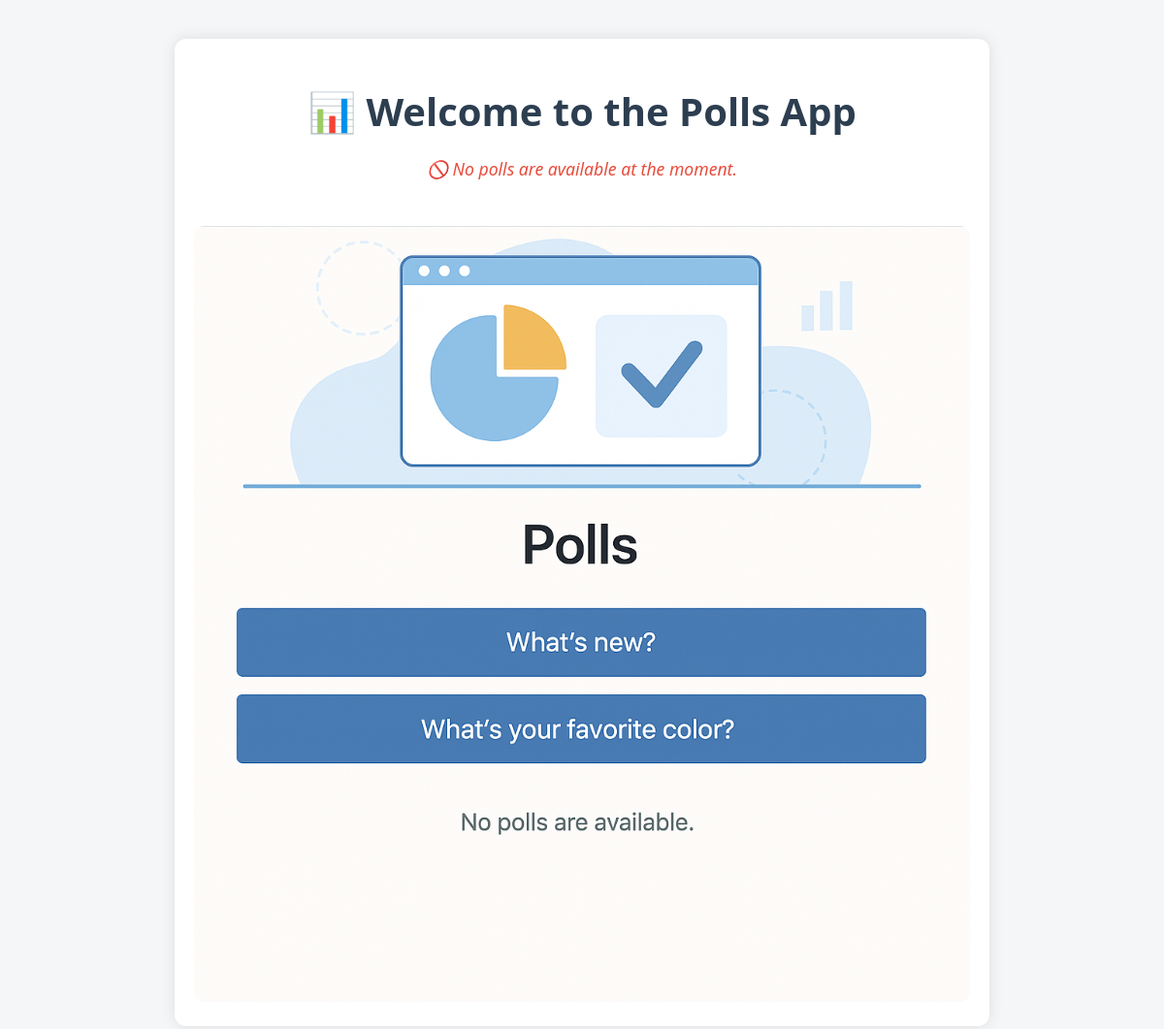
/polls/, run on an earlier commit of the app's database.
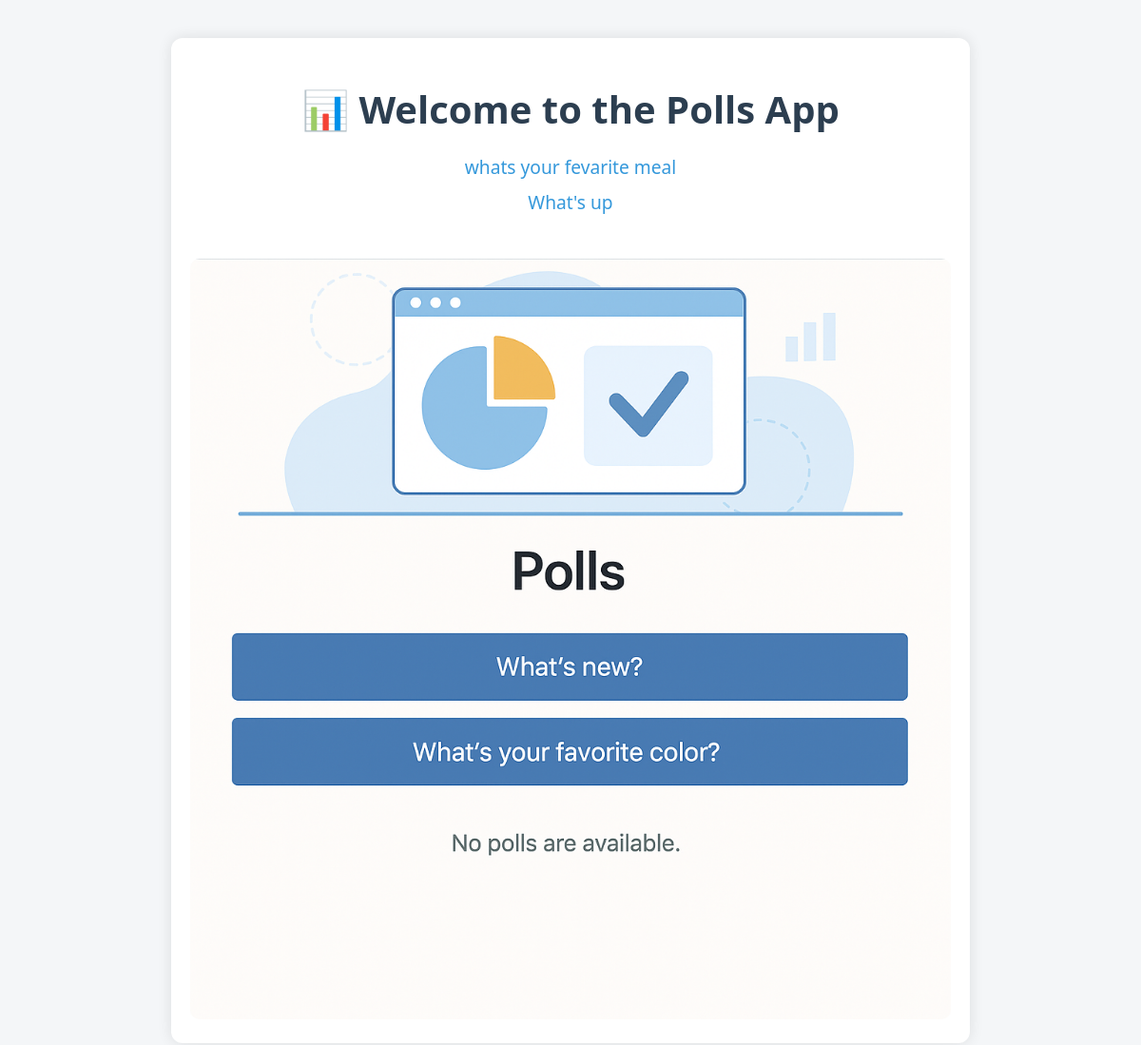
And on a later commit of the database.
### polls/models.py (models this page shows, shortened)
class Question(models.Model):
    question_text = models.CharField(max_length=200)
    pub_date = models.DateTimeField('date published')

### polls/views.py (the view)
# urls.py: path("", views.index, name="index"),
def index(request):
    latest_question_list = Question.objects.order_by("-pub_date")[:5]
    return render(request, "polls/index.html", {
        "latest_question_list": latest_question_list,
    })

### polls/templates/polls/index.html (shortened to what this page needs)
{% load static %}
<!DOCTYPE html>
<html lang="en">
<head>
    <link rel="stylesheet" href="{% static 'polls/style.css' %}">
</head>
<body>
    <div class="container">
        <h1>📊 Welcome to the Polls App</h1>
        {% if latest_question_list %}
            <ul class="question-list">
                {% for question in latest_question_list %}
                   <li>
                       <a href="{% url 'polls:detail' question.id %}">
                           {{ question.question_text }}
                       </a>
                   </li>
                {% endfor %}
            </ul>
        {% else %}
            <p class="no-polls">🚫 No polls are available at the moment.</p>
        {% endif %}
        <img src="{% static 'polls/images/polls_banner.jpg' %}" alt="Polls Banner" class="banner">
    </div>
</body>
</html>

### polls/static/polls/style.css (style rules this page uses)
body { font-family: 'Segoe UI', Tahoma, Geneva, Verdana, sans-serif; background-color: #f4f6f8; margin: 0; padding: 0; }
.container { max-width: 800px; margin: 40px auto; padding: 20px; background: white; box-shadow: 0 0 15px rgba(0, 0, 0, 0.1); border-radius: 12px; text-align: center; }
h1 { color: #2c3e50; font-size: 2.5em; margin-bottom: 20px; }
.question-list { list-style: none; padding: 0; }
.question-list li { margin: 10px 0; }
.question-list a { text-decoration: none; color: #3498db; font-size: 1.2em; transition: color 0.3s; }
.banner { margin-top: 30px; max-width: 100%; border-radius: 10px; }

What changed in the data, as far as the page shows it:
added Question: question_text "whats your fevarite meal"
added Question: question_text "What's up"
Also different on the page:
text no longer shown: "🚫 No polls are available at the moment."
